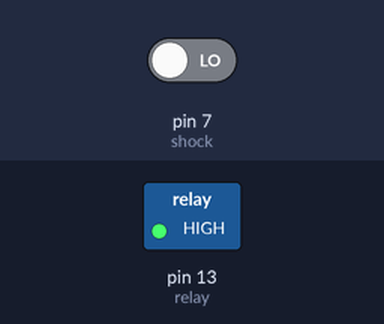
Recording of a sketch running on a simulated Arduino Uno, built with avr-gcc and run on an emulated ATmega328P. Shown: switched loads named in the sketch (green lamp = pin HIGH). The inputs (shaded band) are chosen by the test bench; at power-on: pin 7 (shock) LOW.

Above: at 1.2 s.
1.3 s: pin 7 (shock) driven HIGH
At 1.7 s:
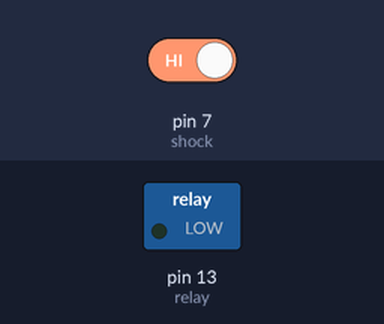
2.8 s: pin 7 (shock) driven LOW
At 4.0 s:
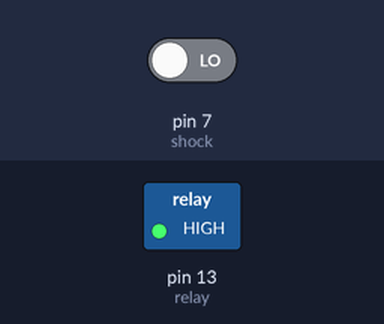
Timing chart, 0 to 5.8 s (numbered marks = the images above; inputs shaded):
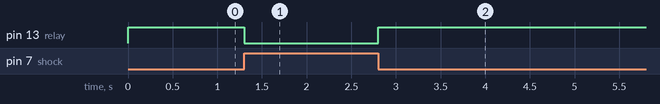

Measured:
- after the input at 1.3 s, pin 13 (relay): HIGH → LOW at once
- after the input at 2.8 s, pin 13 (relay): LOW → HIGH at once

The sketch:

trugg.ino
```cpp
const byte relay = 13;
const byte shock = 7;
int val;

unsigned long lastMillis = 0;
boolean delayFlag = true;

void setup() {
  pinMode(relay, OUTPUT);
  pinMode(shock, INPUT);
}

void loop() {
  unsigned long currentMillis = millis();
  val = digitalRead(shock);
  if (currentMillis - lastMillis <= 3000 && delayFlag == false) {
    lastMillis = currentMillis;
    delayFlag = true;
  }
  if (val == HIGH && delayFlag == true) {
    digitalWrite(relay, LOW);
  } else {
    digitalWrite(relay, HIGH);
    delayFlag = false;
  }
}
```
